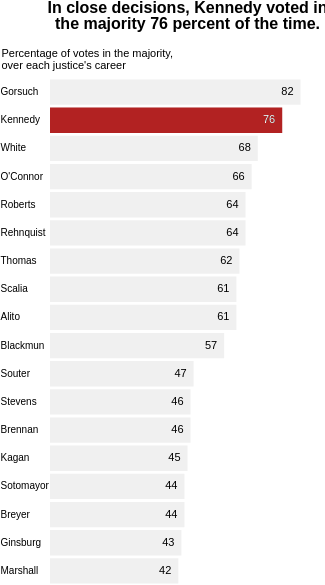

Vega-Lite specification stored for this chart:
### Vega-Lite specification from a JSON file in a GitHub repository (floating-point values rounded to 4 significant figures)
{"$schema": "https://vega.github.io/schema/vega-lite/v3.json", "width": 325, "height": 585, "padding": 0, "autosize": "fit", "view": {"stroke": null}, "datasets": {"values": [{"justice": "Gorsuch", "percentage": 82, "_index_": 0}, {"justice": "Kennedy", "percentage": 76, "_index_": 1}, {"justice": "White", "percentage": 68, "_index_": 2}, {"justice": "O'Connor", "percentage": 66, "_index_": 3}, {"justice": "Roberts", "percentage": 64, "_index_": 4}, {"justice": "Rehnquist", "percentage": 64, "_index_": 5}, {"justice": "Thomas", "percentage": 62, "_index_": 6}, {"justice": "Scalia", "percentage": 61, "_index_": 7}, {"justice": "Alito", "percentage": 61, "_index_": 8}, {"justice": "Blackmun", "percentage": 57, "_index_": 9}, {"justice": "Souter", "percentage": 47, "_index_": 10}, {"justice": "Stevens", "percentage": 46, "_index_": 11}, {"justice": "Brennan", "percentage": 46, "_index_": 12}, {"justice": "Kagan", "percentage": 45, "_index_": 13}, {"justice": "Sotomayor", "percentage": 44, "_index_": 14}, {"justice": "Breyer", "percentage": 44, "_index_": 15}, {"justice": "Ginsburg", "percentage": 43, "_index_": 16}, {"justice": "Marshall", "percentage": 42, "_index_": 17}]}, "layer": [{"data": {"name": "values"}, "encoding": {"y": {"field": "justice", "type": "nominal", "sort": "-percentage", "axis": {"labelAlign": "left", "labelPadding": 50, "title": false, "ticks": false, "domain": false}}, "x": {"field": "percentage", "type": "quantitative", "axis": {"grid": false, "labels": false, "title": false, "domain": false, "ticks": false}}, "fill": {"value": "#f0f0f0"}}, "layer": [{"mark": {"type": "bar"}, "transform": []}, {"mark": {"type": "bar"}, "transform": [{"filter": "((datum[\"_index_\"] != null) ? datum[\"_index_\"]==1: true)", "_customized": true}], "encoding": {"fill": {"value": "firebrick"}}}]}, {"data": {"name": "values"}, "encoding": {"y": {"field": "justice", "type": "nominal", "sort": "-percentage", "axis": {"labelAlign": "left", "labelPadding": 50, "title": false, "ticks": false, "domain": false}}, "x": {"field": "percentage", "type": "quantitative", "axis": {"grid": false, "labels": false, "title": false, "domain": false, "ticks": false}}, "text": {"field": "percentage", "type": "quantitative"}}, "layer": [{"mark": {"type": "text", "align": "right", "dx": -7, "dy": 0}, "transform": []}, {"mark": {"type": "text", "align": "right", "dx": -7, "dy": 0}, "transform": [{"filter": "((datum[\"_index_\"] != null) ? datum[\"_index_\"]==1: true)", "_customized": true}], "encoding": {"fill": {"value": "white"}}}]}, {"data": {"name": "_data_5_split", "values": [{"name": "default", "text": "In close decisions, Kennedy voted in the majority 76 percent of the time.", "_text": "In close decisions, Kennedy voted in", "_line": 0, "_index": 0}, {"name": "default", "text": "In close decisions, Kennedy voted in the majority 76 percent of the time.", "_text": "the majority 76 percent of the time.", "_line": 1, "_index": 1}]}, "encoding": {"text": {"field": "_text", "type": "nominal"}, "y": {"value": 0}}, "layer": [{"mark": {"type": "text", "fontWeight": "bold", "wrap": 36, "fontSize": 16, "dx": 0, "dy": -70}, "layer": [{"mark": {"type": "text", "fontWeight": "bold", "wrap": 36, "fontSize": 16, "dx": 0, "dy": -70}, "transform": [{"filter": "datum._line == 0 && datum._index == 0"}]}, {"mark": {"type": "text", "fontWeight": "bold", "wrap": 36, "fontSize": 16, "dx": 0, "dy": -54}, "transform": [{"filter": "datum._line == 1 && datum._index == 1"}]}]}]}, {"data": {"name": "_data_9_split", "values": [{"name": "default", "text": "Percentage of votes in the majority, over each justice's career", "_text": "Percentage of votes in the majority,", "_line": 0, "_index": 0}, {"name": "default", "text": "Percentage of votes in the majority, over each justice's career", "_text": "over each justice's career", "_line": 1, "_index": 1}]}, "encoding": {"text": {"field": "_text", "type": "nominal"}}, "layer": [{"mark": {"type": "text", "wrap": 40, "align": "left", "dx": -186, "dy": -278}, "layer": [{"mark": {"type": "text", "wrap": 40, "align": "left", "dx": -186, "dy": -278}, "transform": [{"filter": "datum._line == 0 && datum._index == 0"}]}, {"mark": {"type": "text", "wrap": 40, "align": "left", "dx": -186, "dy": -266}, "transform": [{"filter": "datum._line == 1 && datum._index == 1"}]}]}]}, {"layer": []}]}
